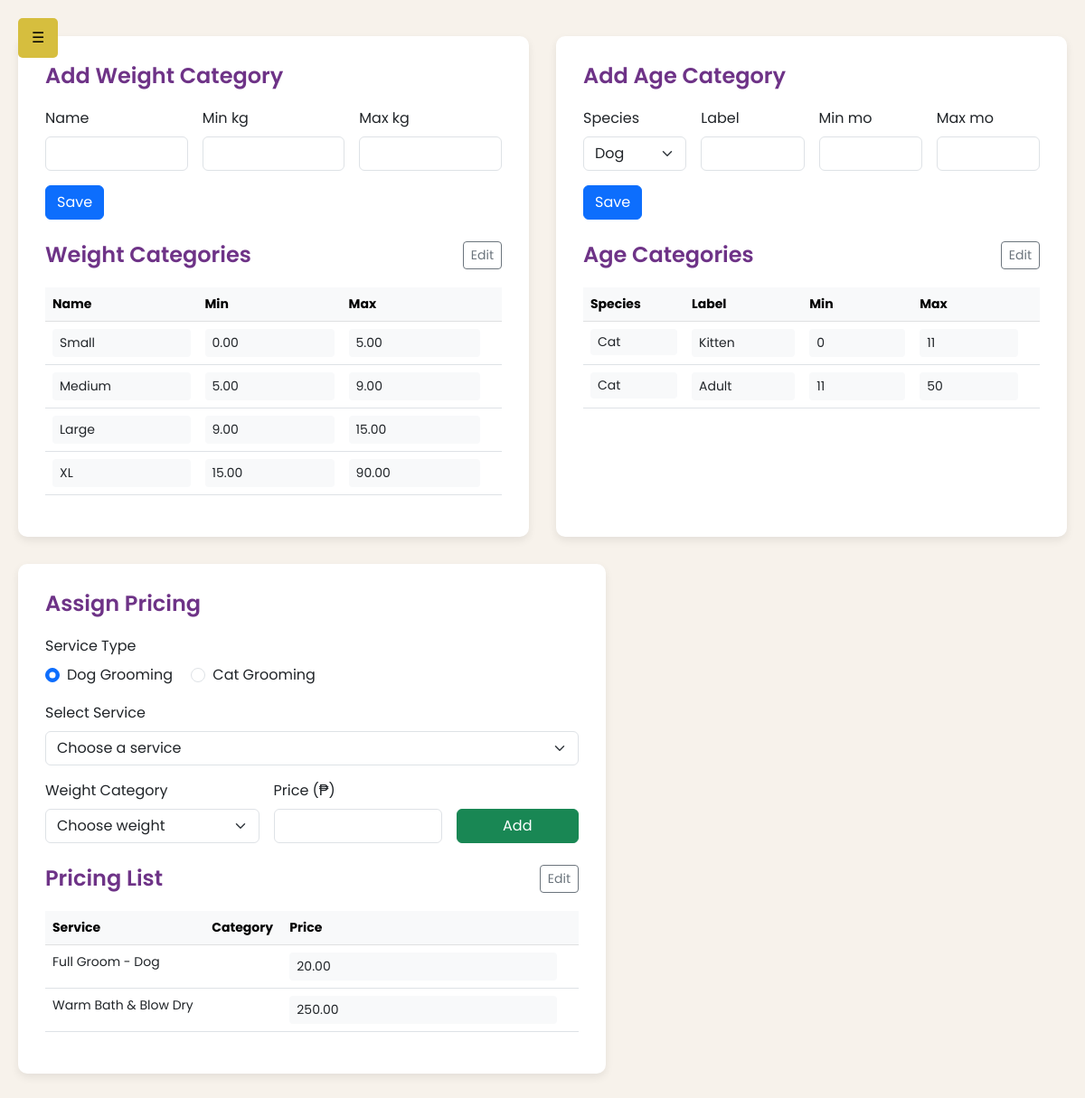
Before: /admin/admin-pricing-list.php with the older database file.
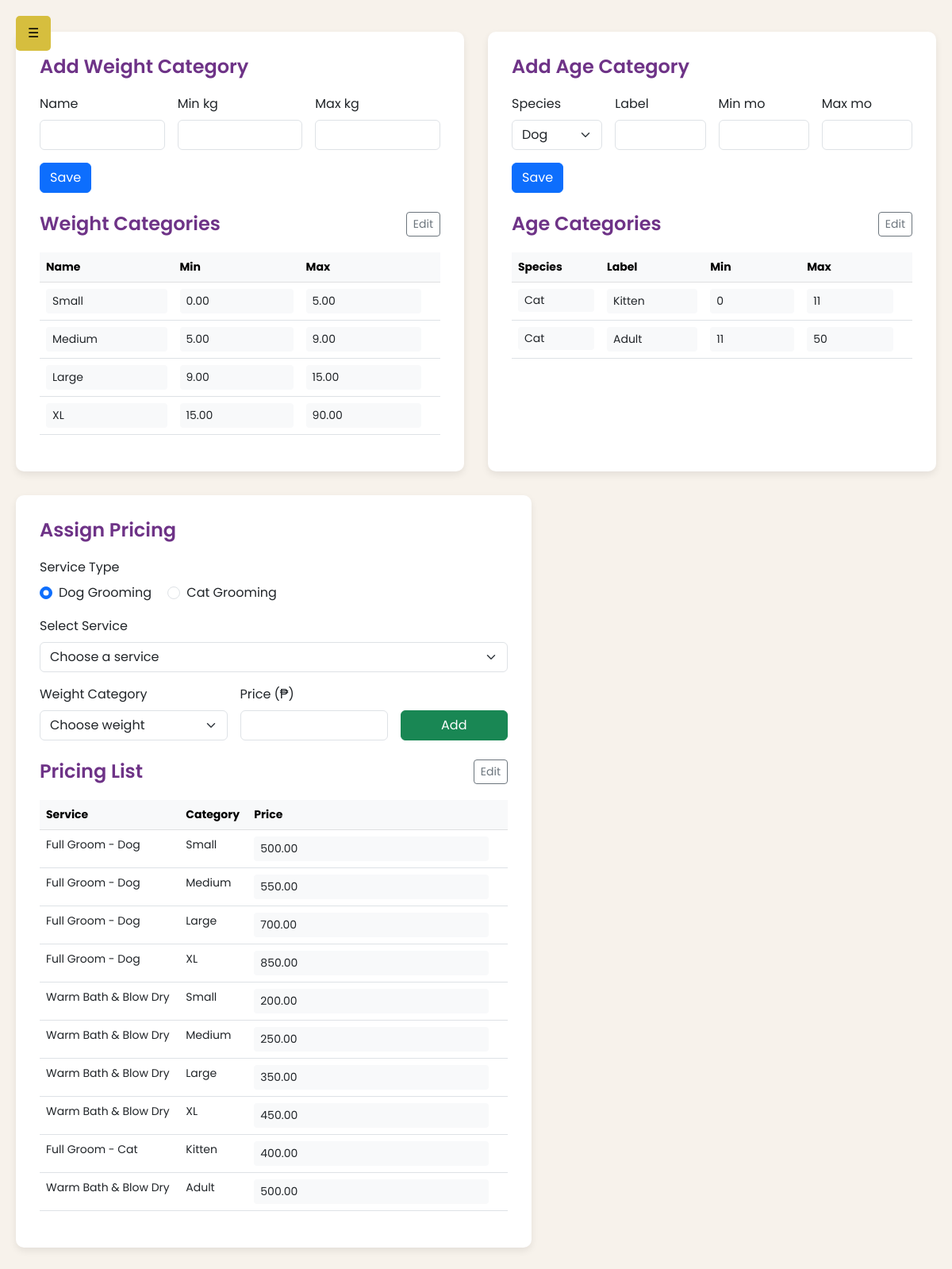
After: the same page with the newer database file.
### tables this page shows
CREATE TABLE `weight_categories` (
  `id` int(11) NOT NULL,
  `category_name` enum('Small','Medium','Large','XL') NOT NULL,
  `min_kg` decimal(5,2) NOT NULL,
  `max_kg` decimal(5,2) NOT NULL
);

CREATE TABLE `age_categories` (
  `id` int(11) NOT NULL,
  `species` enum('Dog','Cat') NOT NULL,
  `label` varchar(20) DEFAULT NULL,
  `min_months` int(11) NOT NULL,
  `max_months` int(11) NOT NULL
);

CREATE TABLE `pricing` (
  `id` int(11) NOT NULL,
  `service_id` int(11) NOT NULL,
  `price` decimal(10,2) NOT NULL,
  `weight_category_id` int(11) DEFAULT NULL,
  `age_category_id` int(11) DEFAULT NULL
);

CREATE TABLE `services` (
  `id` int(11) NOT NULL,
  `display_order` int(11) NOT NULL DEFAULT 999,
  `service_name` varchar(255) NOT NULL,
  `service_description` text NOT NULL,
  `service_price` decimal(10,2) DEFAULT NULL,
  `service_image` varchar(255) NOT NULL,
  `created_at` timestamp NOT NULL DEFAULT current_timestamp(),
  `service_type` varchar(255) NOT NULL,
  `mode` enum('package','individual') NOT NULL DEFAULT 'individual'
);

### admin/admin-pricing-list.php (the view, shortened to what this page needs)
<?php
include_once 'audit-log.php';
include_once 'admin-navigation.php';
$weightRows = $conn->query(
    "SELECT id,category_name,min_kg,max_kg FROM weight_categories ORDER BY id"
)->fetch_all(MYSQLI_ASSOC);
$ageRows = $conn->query(
    "SELECT id,species,label,min_months,max_months
     FROM age_categories
     /* remove WHERE if you plan to show dog-age rows too */
     WHERE species='Cat'
     ORDER BY id"
)->fetch_all(MYSQLI_ASSOC);
$pricingRows = $conn->query("
   SELECT p.id,
          s.service_name,
          s.service_type,
          COALESCE(wc.category_name, ac.label) AS category_name,
          p.price,
          p.service_id,
          COALESCE(p.weight_category_id,p.age_category_id) AS cat_id
   FROM pricing p
   JOIN services s ON p.service_id = s.id
   LEFT JOIN weight_categories wc ON p.weight_category_id = wc.id
   LEFT JOIN age_categories   ac ON p.age_category_id    = ac.id
   ORDER BY p.id
")->fetch_all(MYSQLI_ASSOC);
?>
<!DOCTYPE html>
<html lang="en">
<head>
<link href="https://cdn.jsdelivr.net/npm/bootstrap@5.3.0/dist/css/bootstrap.min.css" rel="stylesheet">
</head>
<body>
<div class="main-wrapper">
<div class="card-container">
  <h4>Add Weight Category</h4>
  <form id="weightForm" class="mb-4" onsubmit="return false;">
    <div class="row g-3">
      <div class="col-md-4"><label class="form-label">Name</label>
        <input id="wName" class="form-control" required>
      </div>
      <div class="col-md-4"><label class="form-label">Min kg</label>
        <input id="wMin" type="number" step="0.01" class="form-control" required>
      </div>
      <div class="col-md-4"><label class="form-label">Max kg</label>
        <input id="wMax" type="number" step="0.01" class="form-control" required>
      </div>
    </div>
    <button class="btn btn-primary mt-3" onclick="addWeight()">Save</button>
  </form>
  <div class="d-flex justify-content-between align-items-center">
    <h4 class="m-0">Weight Categories</h4>
    <button class="btn btn-outline-secondary btn-sm toggle-edit" data-table="weightTable">Edit</button>
  </div>
  <table id="weightTable" class="table table-hover view-only">
    <thead class="table-light"><tr><th>Name</th><th>Min</th><th>Max</th><th></th></tr></thead>
    <tbody id="weightBody">
    <?php foreach($weightRows as $w): ?>
      <tr data-id="<?=$w['id']?>">
        <td><input class="form-control form-control-sm" value="<?=htmlspecialchars($w['category_name'])?>"></td>
        <td><input type="number" class="form-control form-control-sm" value="<?=$w['min_kg']?>"></td>
        <td><input type="number" class="form-control form-control-sm" value="<?=$w['max_kg']?>"></td>
        <td>
        </td>
      </tr>
    <?php endforeach;?>
    </tbody>
  </table>
</div>
<div class="card-container">
  <h4>Add Age Category</h4>
  <form id="ageForm" class="mb-4" onsubmit="return false;">
    <div class="row g-3">
      <div class="col-md-3"><label class="form-label">Species</label>
        <select id="aSpecies" class="form-select">
          <option value="Dog">Dog</option><option value="Cat">Cat</option>
        </select>
      </div>
      <div class="col-md-3"><label class="form-label">Label</label>
        <input id="aLabel" class="form-control" required>
      </div>
      <div class="col-md-3"><label class="form-label">Min mo</label>
        <input id="aMin" type="number" class="form-control" required>
      </div>
      <div class="col-md-3"><label class="form-label">Max mo</label>
        <input id="aMax" type="number" class="form-control" required>
      </div>
    </div>
    <button class="btn btn-primary mt-3" onclick="addAge()">Save</button>
  </form>
  <div class="d-flex justify-content-between align-items-center">
    <h4 class="m-0">Age Categories</h4>
    <button class="btn btn-outline-secondary btn-sm toggle-edit" data-table="ageTable">Edit</button>
  </div>
  <table id="ageTable" class="table table-hover view-only">
    <thead class="table-light"><tr><th>Species</th><th>Label</th><th>Min</th><th>Max</th><th></th></tr></thead>
    <tbody id="ageBody">
    <?php foreach($ageRows as $a): ?>
      <tr data-id="<?=$a['id']?>">
        <td>
          <select class="form-select form-select-sm">
            <option value="Cat"<?=$a['species']=='Cat'?' selected':''?>>Cat</option>
          </select>
        </td>
        <td><input class="form-control form-control-sm" value="<?=htmlspecialchars($a['label'])?>"></td>
        <td><input type="number" class="form-control form-control-sm" value="<?=$a['min_months']?>"></td>
        <td><input type="number" class="form-control form-control-sm" value="<?=$a['max_months']?>"></td>
        <td>
        </td>
      </tr>
    <?php endforeach;?>
    </tbody>
  </table>
</div>
<div class="card-container">
  <h4>Assign Pricing</h4>
  <div class="mb-3"><label class="form-label">Service Type</label><br>
    <div class="form-check form-check-inline">
      <input class="form-check-input service-type" type="radio" name="svcType"
             value="DogGrooming" id="tDog" checked>
      <label class="form-check-label" for="tDog">Dog Grooming</label>
    </div>
    <div class="form-check form-check-inline">
      <input class="form-check-input service-type" type="radio" name="svcType"
             value="CatGrooming" id="tCat">
      <label class="form-check-label" for="tCat">Cat Grooming</label>
    </div>
  </div>
  <div class="mb-3"><label class="form-label">Select Service</label>
    <select id="serviceSelect" class="form-select" required>
      <option selected disabled value="">Choose a service</option>
    </select>
  </div>
  <div class="row g-3 mb-4">
    <div id="weightWrap" class="col-md-5">
      <label class="form-label">Weight Category</label>
      <select id="weightSelect" class="form-select">
        <option selected disabled value="">Choose weight</option>
      </select>
    </div>
    <div class="col-md-4"><label class="form-label">Price (₱)</label>
      <input id="priceInput" type="number" step="0.01" class="form-control" required>
    </div>
    <div class="col-md-3 d-flex align-items-end">
      <button class="btn btn-success w-100" onclick="addPricing()">Add</button>
    </div>
  </div>
  <div class="d-flex justify-content-between align-items-center">
    <h4 class="m-0">Pricing List</h4>
    <button class="btn btn-outline-secondary btn-sm toggle-edit" data-table="pricingTable">Edit</button>
  </div>
  <table id="pricingTable" class="table table-hover view-only">
    <thead class="table-light"><tr><th>Service</th><th>Category</th><th>Price</th><th></th></tr></thead>
    <tbody id="pricingBody">
    <?php foreach($pricingRows as $p): ?>
      <tr data-id="<?=$p['id']?>" data-service="<?=$p['service_id']?>" data-cat="<?=$p['cat_id']?>">
        <td><?=htmlspecialchars($p['service_name'])?></td>
        <td><?=htmlspecialchars($p['category_name'])?></td>
        <td><input type="number" class="form-control form-control-sm" value="<?=$p['price']?>"></td>
        <td>
        </td>
      </tr>
    <?php endforeach;?>
    </tbody>
  </table>
</div>
</div>
<div class="toast-container p-3">
</div>
</body>
</html>

### admin/admin-navigation.php (shortened to what this page needs)
<!DOCTYPE html>
<html lang="en">
<head>
</head>
<body>
    <button class="menu-toggle" onclick="toggleMenu()">☰</button>
</body>
</html>

### admin/admin-navigation.php (style rules this page uses)
:root { --primary: #6E3387; --alt: #8F54A0; --accent: #D6BE3E; --bg-light: #FFFFFF; --text-dark: #000000; }
body { margin: 0; padding: 0; font-family: 'Poppins', sans-serif; display: flex; }
.menu-toggle { position: fixed; top: 20px; left: 20px; background: var(--accent); color: var(--text-dark); border: none; padding: 10px 15px; border-radius: 5px; cursor: pointer; z-index: 1100; }

### admin/admin-pricing-list.php (style rules this page uses)
body { background:#F7F2EB;font-family:'Poppins',sans-serif;margin:0;padding:40px 20px;display:flex;justify-content:center; }
.main-wrapper { display:flex;flex-wrap:wrap;gap:30px;max-width:1800px;width:100%; }
.card-container { flex:1 1 480px;max-width:650px;background:#fff;border-radius:10px;box-shadow:0 4px 10px rgba(0,0,0,.08);padding:30px;display:flex;flex-direction:column; }
.card-container h4 { color:#6E3387;font-weight:600;margin-bottom:20px; }
table { font-size:14px;margin-top:20px; }
.view-only input,.view-only select { pointer-events:none;background:#f8f9fa;border:none; }
.toast-container { position:fixed;top:1rem;right:1rem;z-index:1200; }
#ageTable td { white-space: nowrap; }
#ageTable select.form-select-sm { width: 100%; min-width: 6rem; box-sizing: border-box; padding: 0.25rem 0.5rem; background: #f8f9fa; border: none; overflow: visible; }

Changed rows visible on the page:
removed pricing: service.service_name "Full Groom - Dog", price "20.00"
removed pricing: service.service_name "Warm Bath & Blow Dry", price "250.00"
added pricing: service.service_name "Full Groom - Dog", category_name "Small", price "500.00"
added pricing: service.service_name "Full Groom - Dog", category_name "Medium", price "550.00"
added pricing: service.service_name "Full Groom - Dog", category_name "Large", price "700.00"
added pricing: service.service_name "Full Groom - Dog", category_name "XL", price "850.00"
added pricing: service.service_name "Warm Bath & Blow Dry", category_name "Small", price "200.00"
added pricing: service.service_name "Warm Bath & Blow Dry", category_name "Medium", price "250.00"
added pricing: service.service_name "Warm Bath & Blow Dry", category_name "Large", price "350.00"
added pricing: service.service_name "Warm Bath & Blow Dry", category_name "XL", price "450.00"
added pricing: service.service_name "Full Groom - Cat", category_name "Kitten", price "400.00"
added pricing: service.service_name "Warm Bath & Blow Dry", category_name "Adult", price "500.00"
